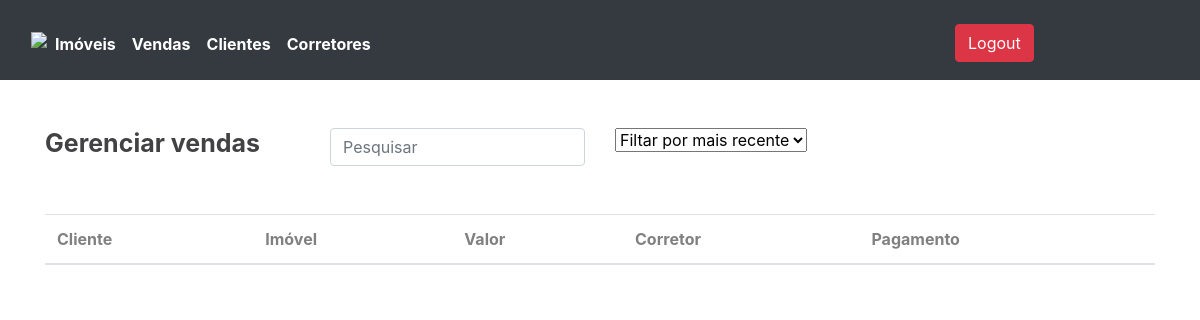
/vendas/ (signed in), run on an earlier commit of the app's database.
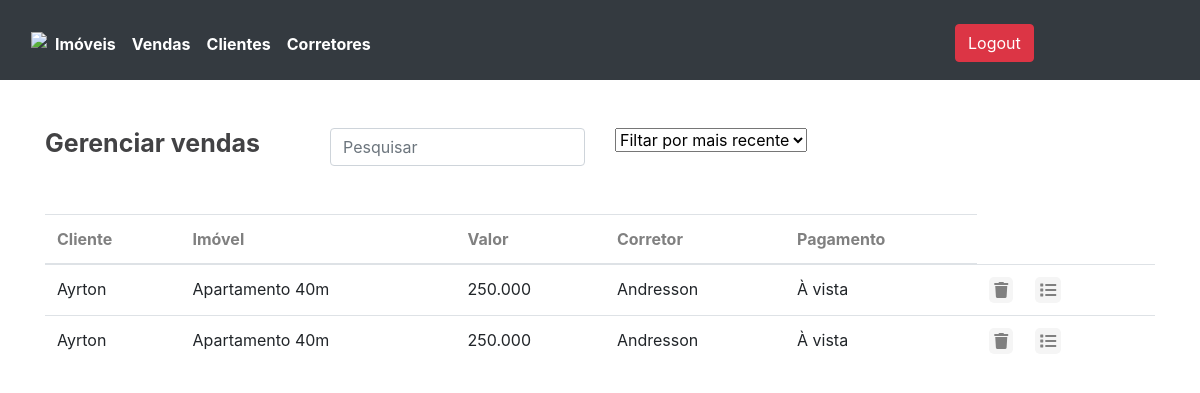
And on a later commit of the database.
### core/models.py (models this page shows, shortened)
class Venda(models.Model):
    id_cliente = models.ForeignKey(Cliente, on_delete=models.CASCADE)
    id_corretor = models.ForeignKey(Corretor, on_delete=models.CASCADE)
    id_imovel = models.ForeignKey(Imovel, on_delete=models.CASCADE)
    id_pagamento = models.ForeignKey(Pagamento, on_delete=models.CASCADE)
    data = models.DateTimeField(auto_now=True)
    class Meta:
        db_table = 'venda'

class Cliente(models.Model):
    nome = models.CharField(max_length=255)
    cpf = models.CharField(max_length=255)
    email = models.CharField(max_length=255)
    telefone = models.CharField(max_length=255)
    data_entrada = models.DateTimeField(auto_now=True)
    class Meta:
        db_table = 'cliente'

class Imovel(models.Model):
    tipo = models.CharField(max_length=255)
    valor = models.CharField(max_length=255)
    endereco = models.CharField(max_length=255)
    comissao = models.IntegerField(default=5)
    descricao = models.CharField(max_length=255)
    informacoes = models.TextField(blank=True,null=True)
    class Meta:
        db_table = 'imovel'

class Corretor(models.Model):
    nome = models.CharField(max_length=255)
    senha = models.CharField(max_length=255)
    class Meta:
        db_table = 'corretor'

class Pagamento(models.Model):
    opcao = models.CharField(max_length=255)
    class Meta:
        db_table = 'pagamento'

### core/views.py (the view)
# urls.py: path('vendas/',views.lista_vendas),
@login_required(login_url='/login/')
def lista_vendas(request):
    lista_de_vendas = Venda.objects.all()
    vendas = {
        'vendas':lista_de_vendas
    }
    return render(request, 'vendas.html', vendas)

### templates/vendas.html (shortened to what this page needs)
{% extends "estrutura.html" %}
    {% block content %}
    <main class="pt-5">
        <div class="container">
            <div class=" row">
                <div class="col-md-3">
                    <h1>Gerenciar vendas</h1>
                </div>
                <div class="col-md-3">
                    <input type="text" placeholder="Pesquisar" class="form-control">
                </div>
                <div class="col-3">
                    <select class="form-select" aria-label="Default select example">
                        <option selected>Filtar por mais recente</option>
                    </select>
                </div>
            </div>
        </div>
        <div class="container pt-5">
            <table class="table">
                <thead>
                    <tr>
                        <th scope="col">Cliente</th>
                        <th scope="col">Imóvel</th>
                        <th scope="col">Valor</th>
                        <th scope="col">Corretor</th>
                        <th scope="col">Pagamento</th>
                    </tr>
                </thead>
                <tbody>
                    {% for venda in vendas %}
                    <tr>
                        <td>{{ venda.id_cliente.nome}}</td>
                        <td>{{ venda.id_imovel.descricao}}</td>
                        <td>{{ venda.id_imovel.valor}}</td>
                        <td>{{ venda.id_corretor.nome}}</td>
                        <td>{{ venda.id_pagamento.opcao}}</td>
                        <td>
                            <div class="row">
                                <div class="col-3">
                                    <a href="/vendas/delete/{{ venda.id }}/">
                                <i class="fa fa-trash" style="color:grey;background-color:whitesmoke; padding:5px;border-radius:5px"></i>
                            </a>
                                </div>
                                <div class="col-3">
                                    <a href="/venda/extrato/{{ venda.id }}/">
                                <i class="fa fa-list" style="color:grey;background-color:whitesmoke; padding:5px;border-radius:5px"></i>
                            </a>
                                </div>
                            </div>
                        </td>
                    </tr>
                 {% endfor %}
                </tbody>
            </table>
        </div>
    </main>
    {% endblock %}

What changed in the data, as far as the page shows it:
added Venda: id_cliente.nome "Ayrton", id_imovel.descricao "Apartamento 40m", id_imovel.valor "250.000", id_corretor.nome "Andresson", id_pagamento.opcao "À vista"
added Venda: id_cliente.nome "Ayrton", id_imovel.descricao "Apartamento 40m", id_imovel.valor "250.000", id_corretor.nome "Andresson", id_pagamento.opcao "À vista"
